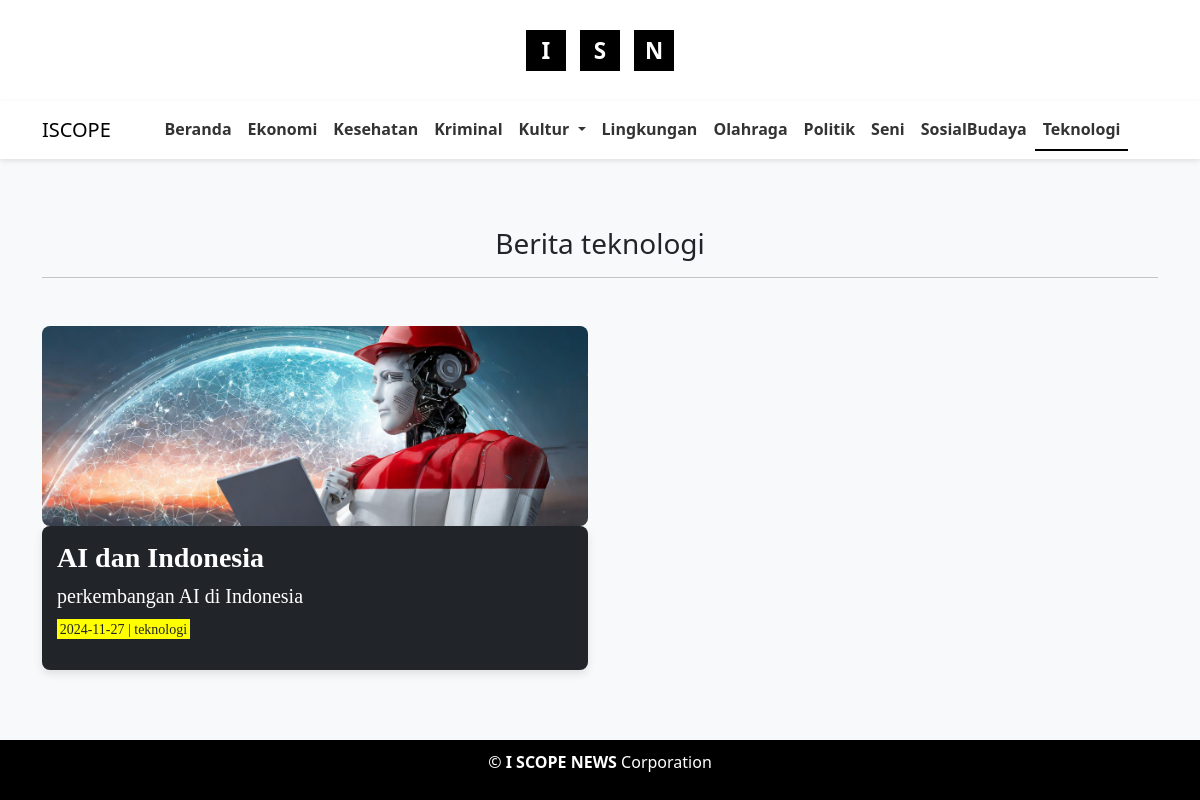
The page /?page=teknologi on the database its author committed.
### tables this page shows
CREATE TABLE `teknologi` (
  `id` int NOT NULL,
  `tgl` date NOT NULL,
  `judul` varchar(255) NOT NULL,
  `subjudul` varchar(255) NOT NULL DEFAULT '',
  `img` varchar(255) NOT NULL,
  `text` longtext NOT NULL,
  `jenis` varchar(50) NOT NULL
);

### teknologi.php (the view, shortened to what this page needs)
<!DOCTYPE html>
<html lang="en">
<head>
    <link href="https://stackpath.bootstrapcdn.com/bootstrap/4.5.2/css/bootstrap.min.css" rel="stylesheet">
    <link href="https://cdn.jsdelivr.net/npm/bootstrap@5.3.3/dist/css/bootstrap.min.css" rel="stylesheet">
    <link href="https://cdnjs.cloudflare.com/ajax/libs/font-awesome/6.6.0/css/all.min.css" rel="stylesheet" />
    <link href="https://cdn.jsdelivr.net/npm/bootstrap@5.3.0-alpha1/dist/css/bootstrap.min.css" rel="stylesheet">
</head>
<body>
    <div class="container mt-5">
        <div class="text-center mb-5">
            <h3>Berita teknologi</h3>
            <hr>
        </div>
        <div class="row">
            <?php
            include 'koneksi.php';
            $sql = mysqli_query($koneksi, "SELECT * FROM teknologi ORDER BY tgl DESC");
            while ($data = mysqli_fetch_array($sql)) {
            ?>
                <div class="col-lg-6 col-md-12 mb-4">
                    <div class="team-item">
                        <img src="admin/teknologi/<?php echo htmlspecialchars($data['img']); ?>" alt="Berita teknologi">
                        <div class="content bg-dark">
                            <a href="teknologi_lengkap.php?id=<?php echo $data['id']; ?>">
                                <h3><b><?php echo htmlspecialchars($data['judul']); ?></b></h3>
                                <h5><?php echo htmlspecialchars($data['subjudul']); ?></h5>
                                <p><mark><?php echo $data['tgl']; ?> | <?php echo htmlspecialchars($data['jenis']); ?></mark></p>
                            </a>
                        </div>
                    </div>
                </div>
            <?php } ?>
        </div>
    </div>
</body>
</html>

### index.php (style rules this page uses)
body { margin: 0; font-family: 'Roboto', sans-serif; display: flex; flex-direction: column; min-height: 100vh; background-color: #ffffff; color: #333333; }
mark { background-color: yellow; }

### teknologi.php (style rules this page uses)
body { background-color: #f8f9fa; }
.team-item img { width: 100%; height: 200px; object-fit: cover; border-radius: 8px; }
.row { display: flex; flex-wrap: wrap; }
.team-item { display: flex; flex-direction: column; justify-content: space-between; height: 100%; }
.content { padding: 15px; border-radius: 8px; box-shadow: 0 4px 8px rgba(0, 0, 0, 0.1); margin-bottom: 20px; font-family: 'Times New Roman', Times, serif; display: flex; flex-direction: column; height: 100%; }
.content h3, .content h5 { margin: 0 0 10px; color: white; word-wrap: break-word; overflow-wrap: break-word; white-space: normal; }
.content p { font-size: 14px; color: white; }
.content a { text-decoration: none; color: white; }
mark { background: yellow; }

### rows shown on the page
teknologi: img (picture), judul "AI dan Indonesia", subjudul "perkembangan AI di Indonesia", tgl "2024-11-27", jenis "teknologi"
